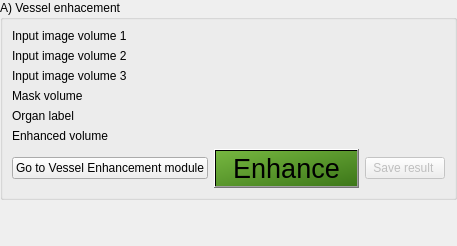
<?xml version="1.0" encoding="UTF-8"?>
<ui version="4.0">
 <class>VesselEnhancement</class>
 <widget class="qSlicerWidget" name="VesselEnhancement">
  <property name="geometry">
   <rect>
    <x>0</x>
    <y>0</y>
    <width>402</width>
    <height>246</height>
   </rect>
  </property>
  <property name="windowTitle">
   <string>Register</string>
  </property>
  <layout class="QVBoxLayout" name="verticalLayout">
   <property name="margin">
    <number>0</number>
   </property>
   <item>
    <widget class="ctkCollapsibleGroupBox" name="VesselEnhancementCollapsibleGroupBox">
     <property name="sizePolicy">
      <sizepolicy hsizetype="Preferred" vsizetype="Minimum">
       <horstretch>0</horstretch>
       <verstretch>0</verstretch>
      </sizepolicy>
     </property>
     <property name="title">
      <string>A) Vessel enhacement</string>
     </property>
     <property name="collapsedHeight">
      <number>5</number>
     </property>
     <layout class="QGridLayout" name="gridLayout_2">
      <item row="0" column="1" colspan="2">
       <widget class="qMRMLNodeComboBox" name="VesselEnhancementInputNode1ComboBox">
        <property name="sizePolicy">
         <sizepolicy hsizetype="Expanding" vsizetype="Fixed">
          <horstretch>0</horstretch>
          <verstretch>0</verstretch>
         </sizepolicy>
        </property>
        <property name="toolTip">
         <string>Select the fixed image</string>
        </property>
        <property name="nodeTypes">
         <stringlist>
          <string>vtkMRMLScalarVolumeNode</string>
         </stringlist>
        </property>
        <property name="baseName">
         <string>Fixed</string>
        </property>
        <property name="addEnabled">
         <bool>false</bool>
        </property>
        <property name="workflow" stdset="0">
         <stringlist>
          <string>2</string>
         </stringlist>
        </property>
       </widget>
      </item>
      <item row="0" column="0">
       <widget class="QLabel" name="VesselEnhancementInput1Label">
        <property name="sizePolicy">
         <sizepolicy hsizetype="Preferred" vsizetype="Minimum">
          <horstretch>0</horstretch>
          <verstretch>0</verstretch>
         </sizepolicy>
        </property>
        <property name="text">
         <string>Input image volume 1</string>
        </property>
        <property name="workflow" stdset="0">
         <stringlist>
          <string>2</string>
         </stringlist>
        </property>
       </widget>
      </item>
      <item row="3" column="1" colspan="2">
       <widget class="qMRMLNodeComboBox" name="VesselEnhancementInputNode3ComboBox">
        <property name="sizePolicy">
         <sizepolicy hsizetype="Expanding" vsizetype="Fixed">
          <horstretch>0</horstretch>
          <verstretch>0</verstretch>
         </sizepolicy>
        </property>
        <property name="toolTip">
         <string>Select the fixed image</string>
        </property>
        <property name="nodeTypes">
         <stringlist>
          <string>vtkMRMLScalarVolumeNode</string>
         </stringlist>
        </property>
        <property name="baseName">
         <string>Fixed</string>
        </property>
        <property name="addEnabled">
         <bool>false</bool>
        </property>
        <property name="workflow" stdset="0">
         <stringlist>
          <string>NotVisible</string>
         </stringlist>
        </property>
       </widget>
      </item>
      <item row="2" column="0">
       <widget class="QLabel" name="VesselEnhancementInput2Label">
        <property name="sizePolicy">
         <sizepolicy hsizetype="Preferred" vsizetype="Minimum">
          <horstretch>0</horstretch>
          <verstretch>0</verstretch>
         </sizepolicy>
        </property>
        <property name="text">
         <string>Input image volume 2</string>
        </property>
        <property name="workflow" stdset="0">
         <stringlist>
          <string>NotVisible</string>
         </stringlist>
        </property>
       </widget>
      </item>
      <item row="3" column="0">
       <widget class="QLabel" name="VesselEnhancementInput3Label">
        <property name="text">
         <string>Input image volume 3</string>
        </property>
        <property name="workflow" stdset="0">
         <stringlist>
          <string>NotVisible</string>
         </stringlist>
        </property>
       </widget>
      </item>
      <item row="4" column="0">
       <widget class="QLabel" name="VesselEnhancementInputMaskLabel">
        <property name="sizePolicy">
         <sizepolicy hsizetype="Preferred" vsizetype="Minimum">
          <horstretch>0</horstretch>
          <verstretch>0</verstretch>
         </sizepolicy>
        </property>
        <property name="text">
         <string>Mask volume</string>
        </property>
        <property name="workflow" stdset="0">
         <stringlist>
          <string>1</string>
          <string>2</string>
         </stringlist>
        </property>
       </widget>
      </item>
      <item row="4" column="1" colspan="2">
       <widget class="qMRMLNodeComboBox" name="VesselEnhancementMaskNodeComboBox">
        <property name="sizePolicy">
         <sizepolicy hsizetype="Expanding" vsizetype="Fixed">
          <horstretch>0</horstretch>
          <verstretch>0</verstretch>
         </sizepolicy>
        </property>
        <property name="toolTip">
         <string>Select the fixed image</string>
        </property>
        <property name="nodeTypes">
         <stringlist>
          <string>vtkMRMLScalarVolumeNode</string>
         </stringlist>
        </property>
        <property name="baseName">
         <string>Fixed</string>
        </property>
        <property name="addEnabled">
         <bool>false</bool>
        </property>
        <property name="workflow" stdset="0">
         <stringlist>
          <string>1</string>
          <string>2</string>
         </stringlist>
        </property>
       </widget>
      </item>
      <item row="5" column="0">
       <widget class="QLabel" name="VesselEnhancementObjectIDLabel">
        <property name="text">
         <string>Organ label</string>
        </property>
        <property name="workflow" stdset="0">
         <stringlist>
          <string>1</string>
          <string>2</string>
         </stringlist>
        </property>
       </widget>
      </item>
      <item row="2" column="1" colspan="2">
       <widget class="qMRMLNodeComboBox" name="VesselEnhancementInputNode2ComboBox">
        <property name="sizePolicy">
         <sizepolicy hsizetype="Expanding" vsizetype="Fixed">
          <horstretch>0</horstretch>
          <verstretch>0</verstretch>
         </sizepolicy>
        </property>
        <property name="toolTip">
         <string>Select the fixed image</string>
        </property>
        <property name="nodeTypes">
         <stringlist>
          <string>vtkMRMLScalarVolumeNode</string>
         </stringlist>
        </property>
        <property name="baseName">
         <string>Fixed</string>
        </property>
        <property name="addEnabled">
         <bool>false</bool>
        </property>
        <property name="workflow" stdset="0">
         <stringlist>
          <string>NotVisible</string>
         </stringlist>
        </property>
       </widget>
      </item>
      <item row="6" column="0">
       <widget class="QLabel" name="VesselEnhancementOutputLabel">
        <property name="sizePolicy">
         <sizepolicy hsizetype="Preferred" vsizetype="Minimum">
          <horstretch>0</horstretch>
          <verstretch>0</verstretch>
         </sizepolicy>
        </property>
        <property name="toolTip">
         <string>&lt;!DOCTYPE HTML PUBLIC &quot;-//W3C//DTD HTML 4.0//EN&quot; &quot;http://www.w3.org/TR/REC-html40/strict.dtd&quot;&gt;
&lt;html&gt;&lt;head&gt;&lt;meta name=&quot;qrichtext&quot; content=&quot;1&quot; /&gt;&lt;style type=&quot;text/css&quot;&gt;
p, li { white-space: pre-wrap; }
&lt;/style&gt;&lt;/head&gt;&lt;body style=&quot; font-family:'MS Shell Dlg 2'; font-size:8.25pt; font-weight:400; font-style:normal;&quot;&gt;
&lt;p style=&quot; margin-top:0px; margin-bottom:0px; margin-left:0px; margin-right:0px; -qt-block-indent:0; text-indent:0px;&quot;&gt;&lt;span style=&quot; font-size:8pt;&quot;&gt;Choose the &lt;/span&gt;&lt;span style=&quot; font-size:8pt; font-weight:600;&quot;&gt;Output skin model&lt;/span&gt;&lt;span style=&quot; font-size:8pt;&quot;&gt; here.&lt;/span&gt;&lt;/p&gt;&lt;/body&gt;&lt;/html&gt;</string>
        </property>
        <property name="text">
         <string>Enhanced volume</string>
        </property>
        <property name="workflow" stdset="0">
         <stringlist>
          <string>1</string>
          <string>2</string>
          <string></string>
         </stringlist>
        </property>
       </widget>
      </item>
      <item row="7" column="0" colspan="3">
       <layout class="QHBoxLayout" name="horizontalLayout_3">
        <item>
         <spacer name="horizontalSpacer_2">
          <property name="orientation">
           <enum>Qt::Horizontal</enum>
          </property>
          <property name="sizeHint" stdset="0">
           <size>
            <width>40</width>
            <height>20</height>
           </size>
          </property>
         </spacer>
        </item>
        <item>
         <widget class="QPushButton" name="VesselEnhancementGoToModulePushButton">
          <property name="toolTip">
           <string>Open the &quot;BrainsFit&quot; module</string>
          </property>
          <property name="text">
           <string>Go to Vessel Enhancement module</string>
          </property>
          <property name="workflow" stdset="0">
           <stringlist>
            <string>2</string>
           </stringlist>
          </property>
         </widget>
        </item>
        <item>
         <widget class="QPushButton" name="VesselEnhancementApplyPushButton">
          <property name="font">
           <font>
            <pointsize>20</pointsize>
           </font>
          </property>
          <property name="toolTip">
           <string>&lt;!DOCTYPE HTML PUBLIC &quot;-//W3C//DTD HTML 4.0//EN&quot; &quot;http://www.w3.org/TR/REC-html40/strict.dtd&quot;&gt;
&lt;html&gt;&lt;head&gt;&lt;meta name=&quot;qrichtext&quot; content=&quot;1&quot; /&gt;&lt;style type=&quot;text/css&quot;&gt;
p, li { white-space: pre-wrap; }
&lt;/style&gt;&lt;/head&gt;&lt;body style=&quot; font-family:'MS Shell Dlg 2'; font-size:8.25pt; font-weight:400; font-style:normal;&quot;&gt;
&lt;p style=&quot; margin-top:0px; margin-bottom:0px; margin-left:0px; margin-right:0px; -qt-block-indent:0; text-indent:0px;&quot;&gt;&lt;span style=&quot; font-size:8pt;&quot;&gt;Register image together&lt;/span&gt;&lt;/p&gt;
&lt;p style=&quot;-qt-paragraph-type:empty; margin-top:0px; margin-bottom:0px; margin-left:0px; margin-right:0px; -qt-block-indent:0; text-indent:0px; font-size:8pt;&quot;&gt;&lt;/p&gt;&lt;/body&gt;&lt;/html&gt;</string>
          </property>
          <property name="styleSheet">
           <string notr="true">#VesselEnhancementApplyPushButton {
    background-color: QLinearGradient( x1: 0, y1: 0, x2: 1, y2: 1, stop: 0 #76b740, stop: 1 #3d7719);
}</string>
          </property>
          <property name="text">
           <string>  Enhance  </string>
          </property>
          <property name="checkable">
           <bool>true</bool>
          </property>
         </widget>
        </item>
        <item>
         <widget class="QPushButton" name="VesselEnhancementSavePushButton">
          <property name="enabled">
           <bool>false</bool>
          </property>
          <property name="toolTip">
           <string>Save the output image</string>
          </property>
          <property name="text">
           <string>Save result </string>
          </property>
         </widget>
        </item>
       </layout>
      </item>
      <item row="5" column="1" colspan="2">
       <widget class="qMRMLLabelComboBox" name="VesselEnhancementObjectIDLabelComboBox">
        <property name="workflow" stdset="0">
         <stringlist>
          <string>1</string>
          <string>2</string>
         </stringlist>
        </property>
       </widget>
      </item>
      <item row="6" column="1" colspan="2">
       <widget class="qMRMLNodeComboBox" name="VesselEnhancementOutputNodeComboBox">
        <property name="enabled">
         <bool>false</bool>
        </property>
        <property name="sizePolicy">
         <sizepolicy hsizetype="Expanding" vsizetype="Fixed">
          <horstretch>0</horstretch>
          <verstretch>0</verstretch>
         </sizepolicy>
        </property>
        <property name="toolTip">
         <string>Select the output image</string>
        </property>
        <property name="nodeTypes">
         <stringlist>
          <string>vtkMRMLScalarVolumeNode</string>
         </stringlist>
        </property>
        <property name="showHidden">
         <bool>true</bool>
        </property>
        <property name="baseName">
         <string/>
        </property>
        <property name="renameEnabled">
         <bool>true</bool>
        </property>
        <property name="workflow" stdset="0">
         <stringlist>
          <string>1</string>
          <string>2</string>
         </stringlist>
        </property>
       </widget>
      </item>
     </layout>
    </widget>
   </item>
   <item>
    <spacer name="verticalSpacer">
     <property name="orientation">
      <enum>Qt::Vertical</enum>
     </property>
     <property name="sizeHint" stdset="0">
      <size>
       <width>20</width>
       <height>0</height>
      </size>
     </property>
    </spacer>
   </item>
  </layout>
 </widget>
 <customwidgets>
  <customwidget>
   <class>qMRMLLabelComboBox</class>
   <extends>qMRMLWidget</extends>
   <header>qMRMLLabelComboBox.h</header>
  </customwidget>
  <customwidget>
   <class>qMRMLNodeComboBox</class>
   <extends>QWidget</extends>
   <header>qMRMLNodeComboBox.h</header>
  </customwidget>
  <customwidget>
   <class>qMRMLWidget</class>
   <extends>QWidget</extends>
   <header>qMRMLWidget.h</header>
   <container>1</container>
  </customwidget>
  <customwidget>
   <class>qSlicerWidget</class>
   <extends>QWidget</extends>
   <header>qSlicerWidget.h</header>
   <container>1</container>
  </customwidget>
  <customwidget>
   <class>ctkCollapsibleGroupBox</class>
   <extends>QGroupBox</extends>
   <header>ctkCollapsibleGroupBox.h</header>
   <container>1</container>
  </customwidget>
 </customwidgets>
 <resources/>
 <connections>
  <connection>
   <sender>VesselEnhancement</sender>
   <signal>mrmlSceneChanged(vtkMRMLScene*)</signal>
   <receiver>VesselEnhancementInputNode1ComboBox</receiver>
   <slot>setMRMLScene(vtkMRMLScene*)</slot>
   <hints>
    <hint type="sourcelabel">
     <x>222</x>
     <y>280</y>
    </hint>
    <hint type="destinationlabel">
     <x>195</x>
     <y>59</y>
    </hint>
   </hints>
  </connection>
  <connection>
   <sender>VesselEnhancement</sender>
   <signal>mrmlSceneChanged(vtkMRMLScene*)</signal>
   <receiver>VesselEnhancementOutputNodeComboBox</receiver>
   <slot>setMRMLScene(vtkMRMLScene*)</slot>
   <hints>
    <hint type="sourcelabel">
     <x>408</x>
     <y>273</y>
    </hint>
    <hint type="destinationlabel">
     <x>408</x>
     <y>121</y>
    </hint>
   </hints>
  </connection>
  <connection>
   <sender>VesselEnhancement</sender>
   <signal>mrmlSceneChanged(vtkMRMLScene*)</signal>
   <receiver>VesselEnhancementInputNode2ComboBox</receiver>
   <slot>setMRMLScene(vtkMRMLScene*)</slot>
   <hints>
    <hint type="sourcelabel">
     <x>189</x>
     <y>234</y>
    </hint>
    <hint type="destinationlabel">
     <x>229</x>
     <y>67</y>
    </hint>
   </hints>
  </connection>
  <connection>
   <sender>VesselEnhancement</sender>
   <signal>mrmlSceneChanged(vtkMRMLScene*)</signal>
   <receiver>VesselEnhancementMaskNodeComboBox</receiver>
   <slot>setMRMLScene(vtkMRMLScene*)</slot>
   <hints>
    <hint type="sourcelabel">
     <x>189</x>
     <y>117</y>
    </hint>
    <hint type="destinationlabel">
     <x>243</x>
     <y>84</y>
    </hint>
   </hints>
  </connection>
  <connection>
   <sender>VesselEnhancement</sender>
   <signal>mrmlSceneChanged(vtkMRMLScene*)</signal>
   <receiver>VesselEnhancementInputNode3ComboBox</receiver>
   <slot>setMRMLScene(vtkMRMLScene*)</slot>
   <hints>
    <hint type="sourcelabel">
     <x>189</x>
     <y>122</y>
    </hint>
    <hint type="destinationlabel">
     <x>243</x>
     <y>84</y>
    </hint>
   </hints>
  </connection>
 </connections>
</ui>
